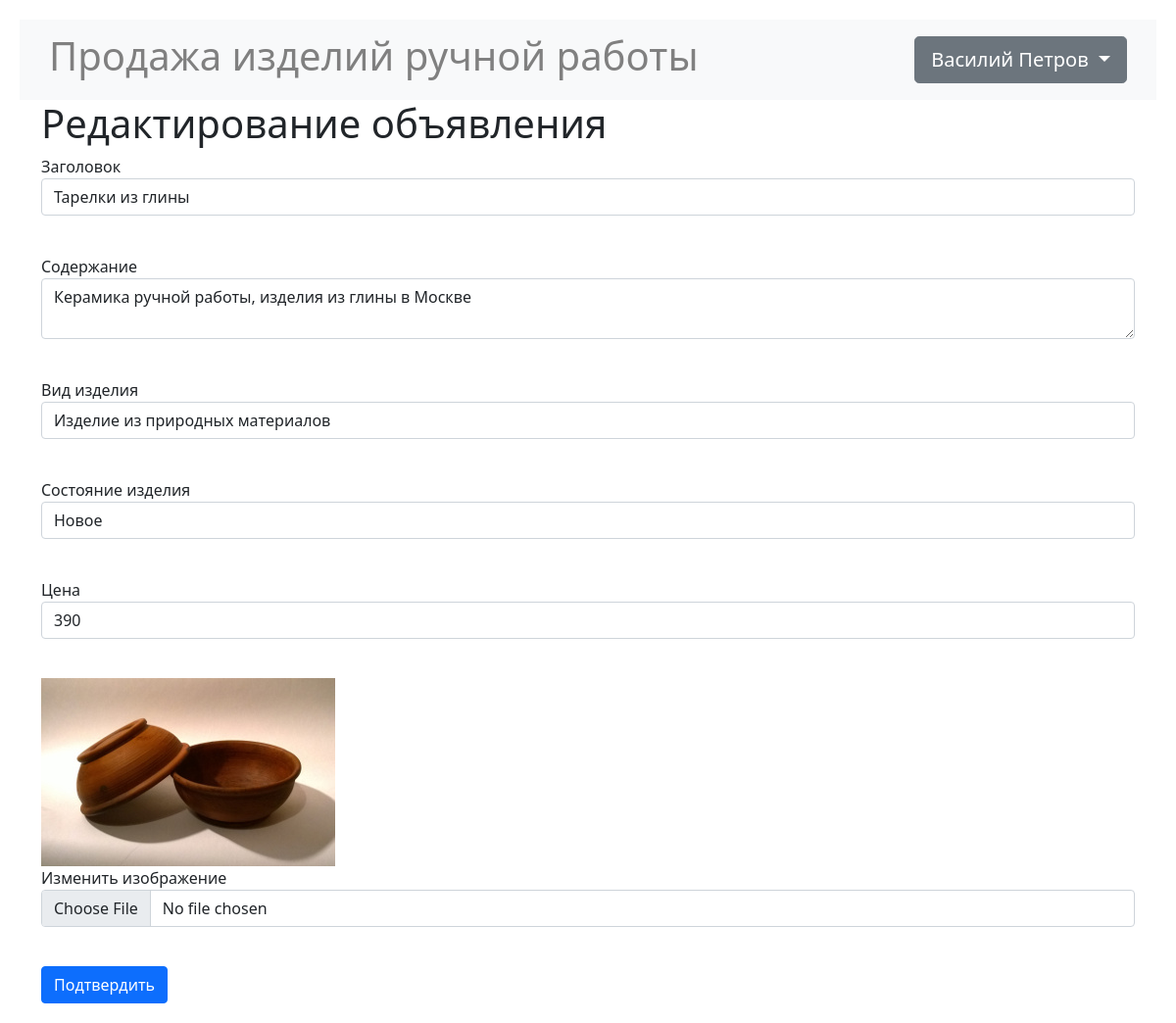
The page /ad/3 (signed in) on the database its author committed.
### data/users.py (models this page shows, shortened)
class User(SqlAlchemyBase, UserMixin, SerializerMixin):
    __tablename__ = 'users'
    id = sqlalchemy.Column(sqlalchemy.Integer,
                           primary_key=True, autoincrement=True)
    name = sqlalchemy.Column(sqlalchemy.String, nullable=True)
    surname = sqlalchemy.Column(sqlalchemy.String, nullable=True)
    patronymic = sqlalchemy.Column(sqlalchemy.String, nullable=True)
    city = sqlalchemy.Column(sqlalchemy.String, nullable=True)
    age = sqlalchemy.Column(sqlalchemy.Integer, nullable=True)
    email = sqlalchemy.Column(sqlalchemy.String,
                              index=True, unique=True, nullable=True)
    about = sqlalchemy.Column(sqlalchemy.String, nullable=True)
    hashed_password = sqlalchemy.Column(sqlalchemy.String, nullable=True)
    created_date = sqlalchemy.Column(sqlalchemy.DateTime,
                                     default=datetime.datetime.now)
    ads = orm.relation("Ad", back_populates='user')

### data/ads.py (models this page shows)
class Ad(SqlAlchemyBase, SerializerMixin):
    __tablename__ = 'ads'
    id = sqlalchemy.Column(sqlalchemy.Integer,
                           primary_key=True, autoincrement=True)
    user_id = sqlalchemy.Column(sqlalchemy.Integer,
                                sqlalchemy.ForeignKey("users.id"))
    title = sqlalchemy.Column(sqlalchemy.String, nullable=True)
    content = sqlalchemy.Column(sqlalchemy.String, nullable=True)
    price = sqlalchemy.Column(sqlalchemy.Integer, nullable=True)
    filename = sqlalchemy.Column(sqlalchemy.String, nullable=True)
    created_date = sqlalchemy.Column(sqlalchemy.DateTime,
                                     default=datetime.datetime.now)
    is_sold = sqlalchemy.Column(sqlalchemy.Boolean, default=False)
    material = sqlalchemy.Column(sqlalchemy.String, nullable=True)
    condition = sqlalchemy.Column(sqlalchemy.String, nullable=True)
    user = orm.relation('User')

### main.py (the view, shortened to what this page needs)
@app.route('/ad/<int:id>', methods=['GET', 'POST'])
@login_required
def edit_ad(id):
    form = AdEditForm()
    if request.method == "GET":
        db_sess = db_session.create_session()
        ad = db_sess.query(Ad).filter(Ad.id == id,
                                      Ad.user == current_user).first()
        if ad:
            form.title.data = ad.title
            form.content.data = ad.content
            form.price.data = ad.price
            form.material.data = ad.material
            form.condition.data = ad.condition
            form.current_img.data = f"../static/img/{ad.filename}"
        else:
            abort(404)
    return render_template('ad.html',
                           title='Редактирование объявления',
                           form=form)

### forms/ad.py
class AdEditForm(AdForm):
    image = FileField("Изменить изображение")

### data/db_session.py (called while the page is built)
def create_session() -> Session:
    global __factory
    return __factory()

### main.py (called while the page is built)
@login_manager.user_loader
def load_user(user_id):
    db_sess = db_session.create_session()
    return db_sess.query(User).get(user_id)

### templates/ad.html (shortened to what this page needs)
{% extends "base.html" %}
{% block content %}
<h1>{{ title }}</h1>
<form action="" method="post" enctype="multipart/form-data">
    <p>
        {{ form.title.label }}<br>
        {{ form.title(class="form-control") }}<br>
    <p>
        {{ form.content.label }}<br>
        {{ form.content(class="form-control") }}<br>
    <p>
        {{ form.material.label }}<br>
        {{ form.material(class="form-control") }}<br>
    <p>
        {{ form.condition.label }}<br>
        {{ form.condition(class="form-control") }}<br>
    <p>
        {{ form.price.label }}<br>
        {{ form.price(class="form-control") }}<br>
    <p>
        {% if form.current_img.data %}
            <img src={{ form.current_img.data }}
                 alt="Прошлое изображение товара"><br>
        {% endif %}
        {{ form.image.label }}<br>
        {{ form.image(class="form-control") }}<br>
    <p>{{ form.submit(type="submit", class="btn btn-primary") }}</p>
</form>
{% endblock %}

### templates/base.html (shortened to what this page needs)
<!doctype html>
<html lang="en">
<head>
    <link href="https://cdn.jsdelivr.net/npm/bootstrap@5.1.3/dist/css/bootstrap.min.css"
          rel="stylesheet"
>
    <link rel="stylesheet" type="text/css" href={{css}}>
    <link rel="stylesheet" type="text/css" href="/static/css/base.css">
</head>
<body>
<header>
    <nav class="navbar navbar-light bg-light">
        <span class="navbar-text h1" data-bs-toggle="tooltip"
              data-bs-placement="bottom" title="Перейти на главную страницу">
            <a href="/" class="base_title"
               style="color:grey; white-space: nowrap;">
                Продажа изделий ручной работы</a></span>
        {% if current_user.is_authenticated %}
        <div class="btn-group">
            <button type="button"
                    class="btn btn-secondary btn-lg dropdown-toggle"
                    data-bs-toggle="dropdown" aria-expanded="false">
                {{ current_user.name }} {{ current_user.surname }}
            </button>
        </div>
        {% else %}
        <p>
            <a class="btn btn-primary"
               href="/register">Зарегистрироваться</a>
            <a class="btn btn-success" href="/login">Войти</a>
        </p>
        {% endif %}
    </nav>
</header>
<main role="main" class="container">
    {% block content %}{% endblock %}
</main>
</body>
</html>

### static/css/base.css (style rules this page uses)
body { margin: 20px; }
.navbar { padding: 5px 30px; }
.base_title { text-decoration: none; }

### rows shown on the page
User: name "Василий", surname "Петров"
Ad: title "Тарелки из глины", content "Керамика ручной работы, изделия из глины в Москве", material "Изделие из природных материалов", condition "Новое", price "390"

### other values the page prints
{{ title }} "Редактирование объявления"
